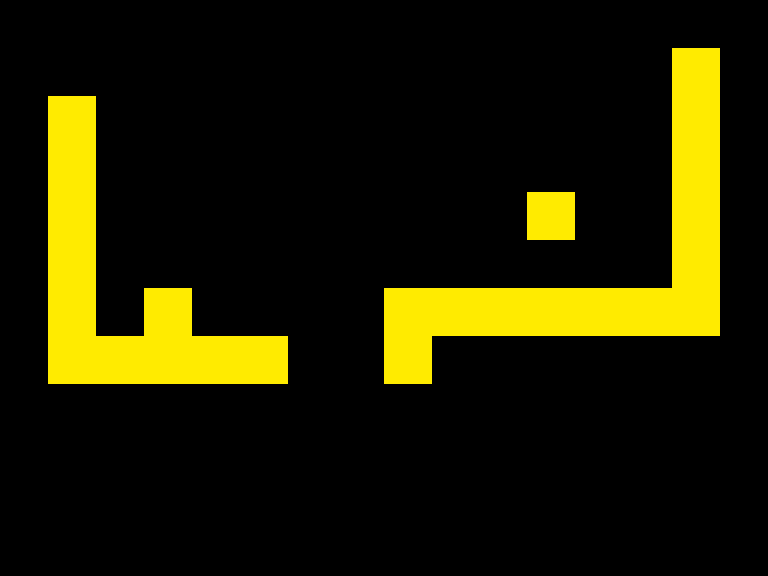

Tiled map render using the project's own tile images. Description and the whole map definition, tile-layer contents included, below:
An orthogonal 16x12 tile map with 48x48 px tiles, 4 tile layers (Platforms, Hidden, Goal, Spawn).

<map version="1.10" tiledversion="1.12.2-2-geb83ddb9" orientation="orthogonal" renderorder="right-down" width="16" height="12" tilewidth="48" tileheight="48" infinite="0" nextlayerid="5" nextobjectid="1">
 <editorsettings>
  <export target="level2.json" format="json" />
 </editorsettings>
 <tileset firstgid="1" source="floor48.tsx" />
 <layer id="1" name="Platforms" width="16" height="12">
  <data encoding="csv">
0,0,0,0,0,0,0,0,0,0,0,0,0,0,0,0,
0,0,0,0,0,0,0,0,0,0,0,0,0,0,0,0,
0,0,0,0,0,0,0,0,0,0,0,0,0,0,0,0,
0,0,0,0,0,0,0,0,0,0,0,0,0,0,0,0,
0,0,0,0,0,0,0,0,0,0,0,0,0,0,0,0,
0,0,0,0,0,0,0,0,0,0,0,0,0,0,0,0,
0,0,0,0,0,0,0,0,0,0,0,0,0,0,0,0,
0,0,1,1,1,0,0,0,0,0,0,0,0,0,0,0,
0,0,0,0,0,0,0,0,0,0,0,0,0,0,0,0,
0,0,0,0,0,0,0,0,0,0,0,0,0,0,0,0,
0,0,0,0,0,0,0,0,0,0,0,0,0,0,0,0,
0,0,0,0,0,0,0,0,0,0,0,0,0,0,0,0
</data>
 </layer>
 <layer id="2" name="Hidden" width="16" height="12">
  <data encoding="csv">
0,0,0,0,0,0,0,0,0,0,0,0,0,0,0,0,
0,0,0,0,0,0,0,0,0,0,0,0,0,0,1,0,
0,1,0,0,0,0,0,0,0,0,0,0,0,0,1,0,
0,1,0,0,0,0,0,0,0,0,0,0,0,0,1,0,
0,1,0,0,0,0,0,0,0,0,0,0,0,0,1,0,
0,1,0,0,0,0,0,0,0,0,0,0,0,0,1,0,
0,1,0,0,0,0,0,0,1,1,1,1,1,1,1,0,
0,1,0,0,0,1,0,0,1,0,0,0,0,0,0,0,
0,0,0,0,0,0,0,0,0,0,0,0,0,0,0,0,
0,0,0,0,0,0,0,0,0,0,0,0,0,0,0,0,
0,0,0,0,0,0,0,0,0,0,0,0,0,0,0,0,
0,0,0,0,0,0,0,0,0,0,0,0,0,0,0,0
</data>
 </layer>
 <layer id="3" name="Goal" width="16" height="12" offsetx="-1.15274" offsety="0">
  <data encoding="csv">
0,0,0,0,0,0,0,0,0,0,0,0,0,0,0,0,
0,0,0,0,0,0,0,0,0,0,0,0,0,0,0,0,
0,0,0,0,0,0,0,0,0,0,0,0,0,0,0,0,
0,0,0,0,0,0,0,0,0,0,0,0,0,0,0,0,
0,0,0,0,0,0,0,0,0,0,0,1,0,0,0,0,
0,0,0,0,0,0,0,0,0,0,0,0,0,0,0,0,
0,0,0,0,0,0,0,0,0,0,0,0,0,0,0,0,
0,0,0,0,0,0,0,0,0,0,0,0,0,0,0,0,
0,0,0,0,0,0,0,0,0,0,0,0,0,0,0,0,
0,0,0,0,0,0,0,0,0,0,0,0,0,0,0,0,
0,0,0,0,0,0,0,0,0,0,0,0,0,0,0,0,
0,0,0,0,0,0,0,0,0,0,0,0,0,0,0,0
</data>
 </layer>
 <layer id="4" name="Spawn" width="16" height="12">
  <data encoding="csv">
0,0,0,0,0,0,0,0,0,0,0,0,0,0,0,0,
0,0,0,0,0,0,0,0,0,0,0,0,0,0,0,0,
0,0,0,0,0,0,0,0,0,0,0,0,0,0,0,0,
0,0,0,0,0,0,0,0,0,0,0,0,0,0,0,0,
0,0,0,0,0,0,0,0,0,0,0,0,0,0,0,0,
0,0,0,0,0,0,0,0,0,0,0,0,0,0,0,0,
0,0,0,1,0,0,0,0,0,0,0,0,0,0,0,0,
0,0,0,0,0,0,0,0,0,0,0,0,0,0,0,0,
0,0,0,0,0,0,0,0,0,0,0,0,0,0,0,0,
0,0,0,0,0,0,0,0,0,0,0,0,0,0,0,0,
0,0,0,0,0,0,0,0,0,0,0,0,0,0,0,0,
0,0,0,0,0,0,0,0,0,0,0,0,0,0,0,0
</data>
 </layer>
</map>
